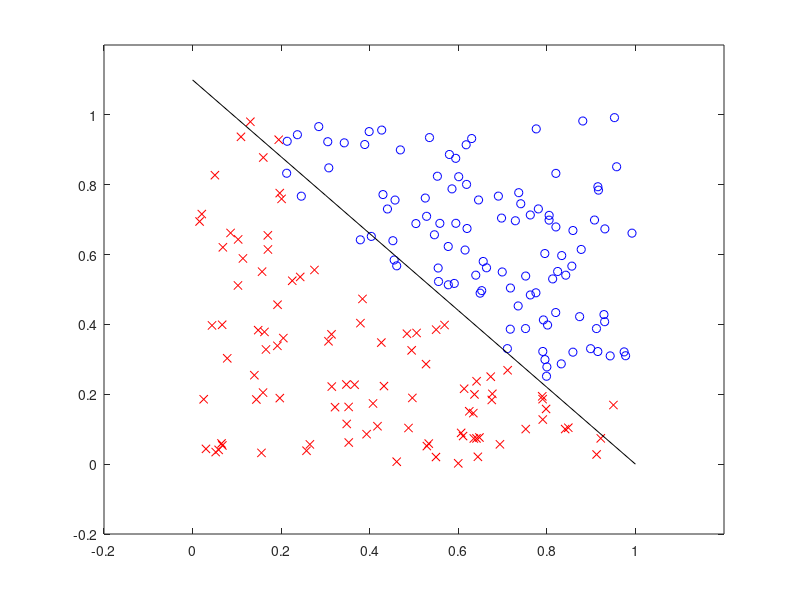

The MATLAB source for this figure:


rng(1337)
B = rand(200,2);

%plot(B(:,1), B(:,2),'rx'); hold on


f = @(x,y,m,k) [y-m-k*x > 0];

for j = 1:200
    if f(B(j,1),B(j,2),1,-1) &&  B(j,1) > 0.2 &&  B(j,2) > 0.2
        plot(B(j,1), B(j,2),'bo'); hold on
    else
        plot(B(j,1), B(j,2),'rx'); hold on
    end
end

axis([-.2 1.2 -.2 1.2])
%
x = 0:0.1:1;
y = -1.1*x + 1.1;


plot(x,y,'-k')

%% 


